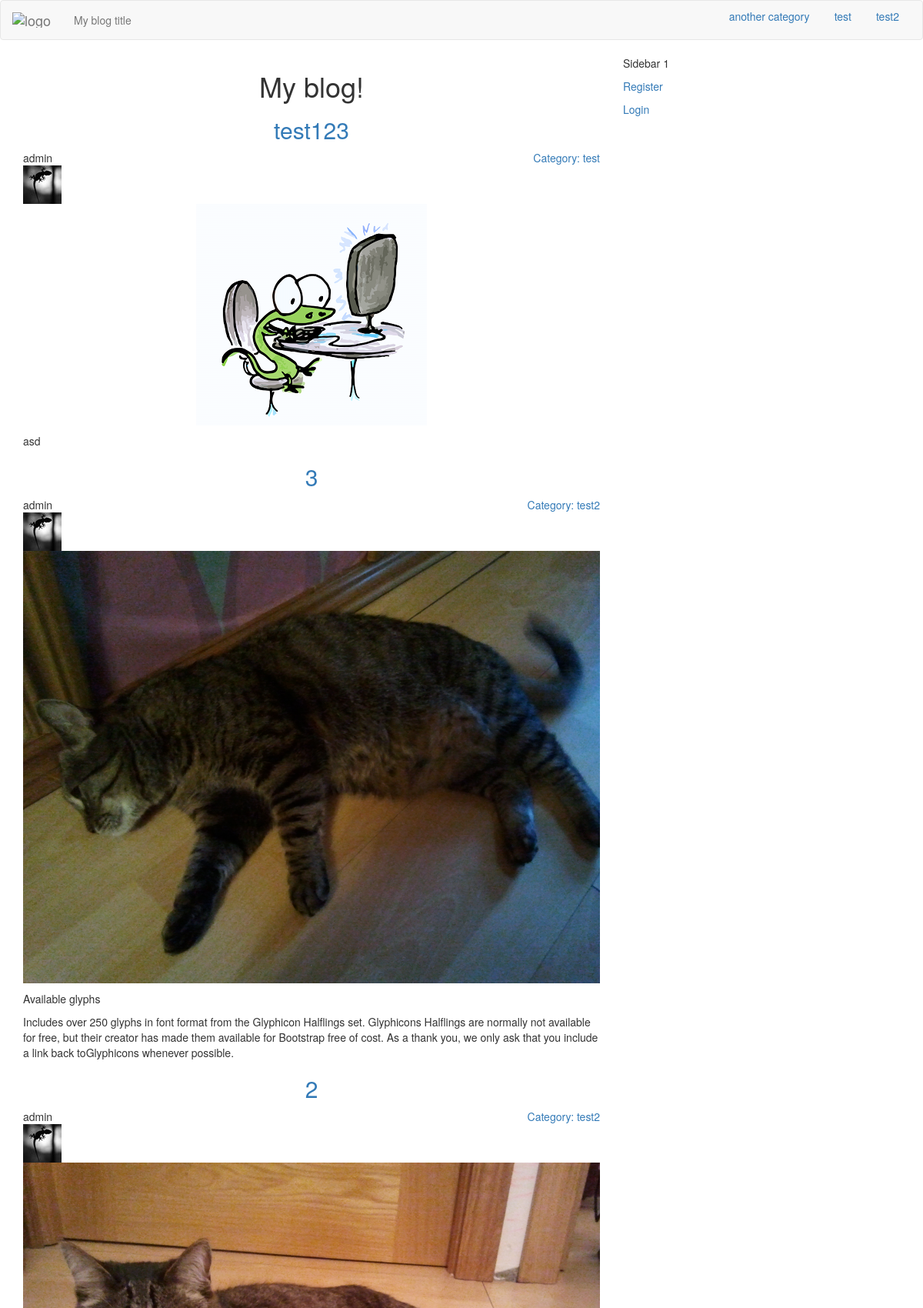
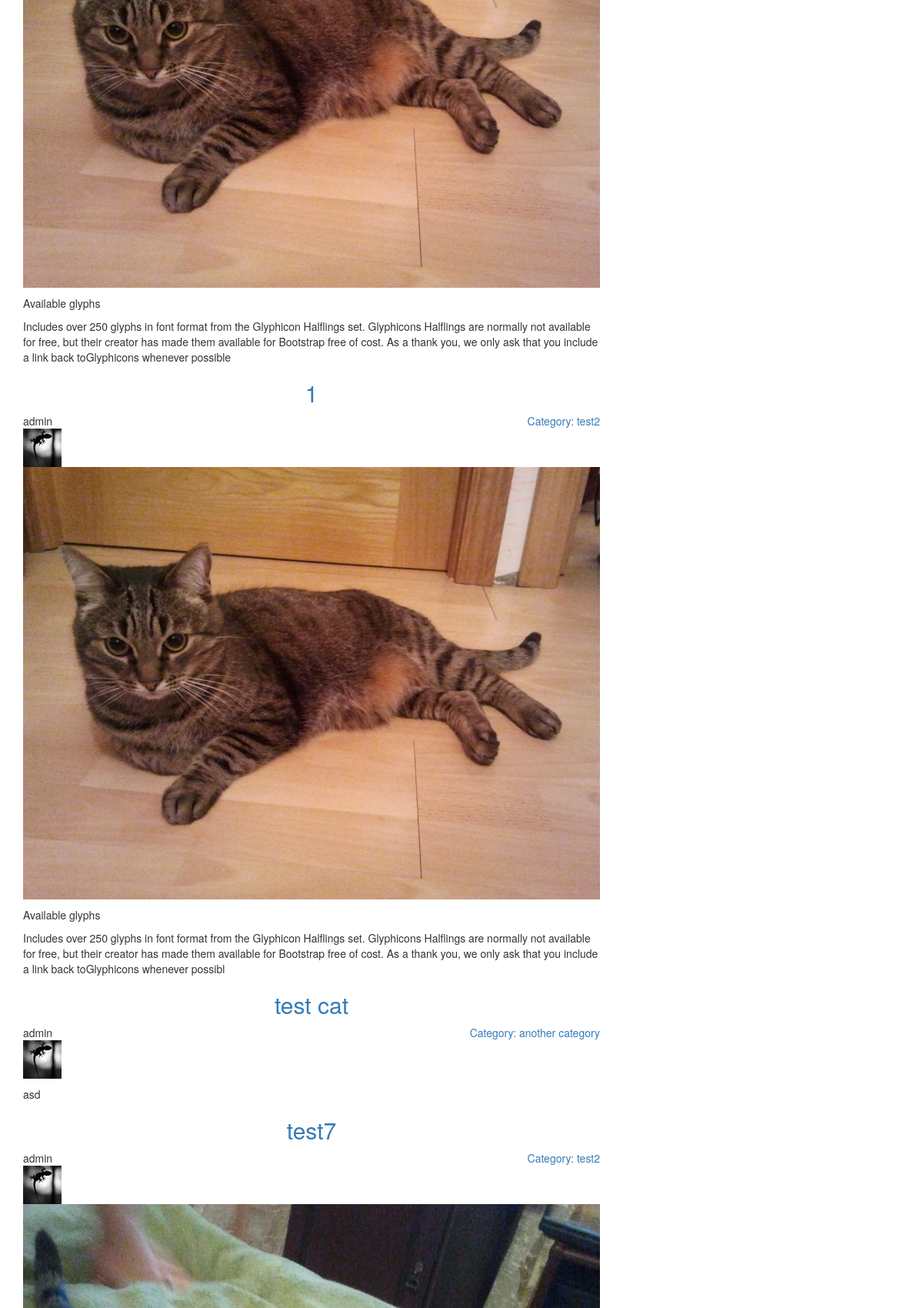
The page / (upper part) on the database its author committed (2 pictures, top to bottom).
### blog/models.py (models this page shows, shortened)
class Category(models.Model):
    index_together = [
    ["id","name", "order"],
    ]
    name = models.CharField(max_length=30, unique=True)
    description = models.TextField(max_length=250)
    slug = models.SlugField("URL",blank=True, max_length=150)
    order = models.SmallIntegerField(blank=True, default=1)
    def __str__(self):
        return self.name

class Post(models.Model):
    index_together = [
    ["title", "description", "post_thumbnail", "author", "category",
     "url", "published", "status"],
    ]
    title = models.CharField(max_length=150)
    description = RichTextField(max_length = 500, config_name = "description",
                                blank=True)
    text = RichTextUploadingField(config_name = "post")
    today = datetime.date.today()
    post_image = models.ImageField(upload_to =
                        str(today.year)+'/'
                        +str(today.month)+'/'+str(today.day)+'/', blank=True)
    post_image.short_description = 'Image'
    post_thumbnail = ImageSpecField(source='post_image',
                                processors=[ResizeToFit(640, 480)],
                                format='JPEG',
                                options={'quality': 85})
    def get_image(self):
        return mark_safe('<img src="%s" class ="img-responsive center-block"/>'\
                         % (self.post_thumbnail.url))
    get_image.short_description = 'Thumbnail'
    created = models.DateTimeField(auto_now_add=True)
    edited = models.DateTimeField(auto_now=True)
    published = models.DateTimeField(default=timezone.now)
    author = models.ForeignKey(settings.AUTH_USER_MODEL,
                               default = 1,
                               on_delete=models.SET_DEFAULT) ###
    category = models.ForeignKey('Category')
    tags = models.ManyToManyField('Tag',
                                        related_name='posts',
                                        related_query_name='post',
                                        blank=True)
    url = models.SlugField(blank=True)
    STATUS = (
                ("D", "Draft"),
                ("P","Published"),
    )
    status = models.CharField(max_length=1, choices=STATUS, default="D")
    ordering = ('-published',)
    def get_absolute_url(self):
        cat_url = slugify(self.category)
        post_url = slugify(self.title)
        return "/%s/%s-%i/" % (cat_url, self.url, self.id)
    def get_category(self):
        return slugify(self.category)

class myUser(AbstractBaseUser):
    index_together = [
    ["id", "username"],
    ]
    username = models.CharField("Username", max_length=30,
                                blank=False,
                                unique=True)
    avatar = ProcessedImageField(upload_to='avatars',
                                 processors=[ResizeToFit(50, 50)],
                                 format='JPEG',
                                 options={'quality': 90}, blank=True)
    email = models.EmailField(unique=True, blank=False)
    is_active = models.BooleanField("Is active", default=True)
    is_it_staff = models.BooleanField("Is stuff", default=False)
    is_it_superuser = models.BooleanField("Is admin", default=False)
    last_login = models.DateTimeField(auto_now=True)
    date_joined = models.DateTimeField(auto_now_add=True)
    REQUIRED_FIELDS = ['email',]
    USERNAME_FIELD = 'username'
    objects = MyUserManager()
    def get_avatar(self):
        return mark_safe('<img src="%s" class ="img-responsive"/>'\
                         % (self.avatar.url))
    get_avatar.short_description = 'Current avatar'
    def __str__(self):
        return self.username.lower()

### blog/views.py (the view)
# urls.py: url(r'^$', views.Index, name='Index'),
def Index(request):
    template = 'list.html'
    page_template = 'list_page.html'
    context = {
        'posts': Post.objects.select_related("author", "category")\
            .filter(status="P").order_by('-published'),
        'page_template': page_template,
        'cat_list': cat_list
    }
    if request.is_ajax():
        template = page_template
    return render(request, template, context )

### templates/list.html (shortened to what this page needs)
{% extends "index.html" %}
{% block title2 %}My blog!{% endblock %}
{% block content %}
{% include page_template %}
{% endblock %}

### templates/index.html (shortened to what this page needs)
{% load staticfiles %}
<!DOCTYPE html>
<html>
<head>
<link rel="stylesheet" href="/static/css/backtotop.css" type="text/css">
<link rel="stylesheet" href="/static/css/bootstrap.min.css" type="text/css" />
<link rel="stylesheet" href="/static/css/custom.css" type="text/css" />
</head>
<body>
  <div class="navbar navbar-default">
    <div class="container-fluid">
      <div class="navbar-header">
        <a class="navbar-brand" href="{{ request.scheme }}://{{ request.get_host }}">
          <img alt="logo" src="#" /></a>
        <p class="navbar-text">
          My blog title
        </p>
      </div>
      <ul class="nav nav-pills pull-right">
        {% for cat in cat_list %}
          {% if category and cat|slugify == category %}
            <li role="presentation" class="active">
            <a href="{{ request.scheme }}://{{ request.get_host }}/{{ cat|slugify }}">
              {{ cat }}</a></li>
          {% else %}
            <li role="presentation">
            <a href="{{ request.scheme }}://{{ request.get_host }}/{{ cat|slugify }}">
              {{ cat }}</a></li>
          {% endif %}
        {% endfor %}
      </ul>
    </div>
  </div>
<div class="container">
<div class="row">
  <div class="col-md-4 pull-right sidebar">
    <div class="sidebar1">
      <p>
        Sidebar 1<br />
      {% if user.is_authenticated %}
        <p><a href="{% url 'dashboard' %}">{{ user.username }}
                              {% if user.avatar %}
                              {{ user.get_avatar}}
                              {% endif %}</a></p>
        <p><a href="{% url 'add_post' %}">Add Post</a></p>
        <p><a href="{% url 'logout' %}">Logout</a></p>
      {% else %}
        <p><a href="{% url 'signup' %}">Register</a></p>
        <p><a href="{% url 'login' %}">Login</a></p>
      {% endif %}
      </p>
    </div>
  </div>
<div class="col-md-8 main">
<h1 class="text-center">{% block title2 %}{% endblock %}</h1>
<div class="content">
  {% block content %}
  {% endblock %}
</div>
</div>
</div>
</div>
</body>
</html>

### templates/list_page.html (shortened to what this page needs)
{% load el_pagination_tags %}
{% autoescape off %}
{% for post in posts %}
  <div class="post">
    <a href="{{ post.get_absolute_url }}"><h2 class="text-center">
      {{ post.title }}</h2></a>
    <div class="post_category pull-right">
      <a href="{{ request.scheme }}://{{ request.get_host }}/{{ post.get_category }}"
        class="post-category">
        Category: {{ post.category }}</a>
    </div>
    <div class="post-author pull-left">
      <div class="author-name">
        {{ post.author }}
      </div>
      <div class="author-avatar">
        {% if post.author.avatar %}
        {{ post.author.get_avatar }}
        {% else %}
        <img src="/static/img/avatar.jpg" class ="img-avatar"/>
        {% endif %}
      </div>
    </div>
    <div class="clearfix">
    </div>
    {% if post.post_image %}
    <div class="post-thumbnail">
        {{ post.get_image }}
    </div>
    {% endif %}
    {% if post.description %}
    <p class="post-description">
      {{ post.description }}
    </p>
    {% endif %}
  </div>
{% empty %}
<div class="post">
    <h3>No posts in this category yet...</h3>
</div>
{% endfor %}
{% endautoescape %}

### rows shown on the page
Category: name "another category"
Category: name "test"
Category: name "test2"
Post: title "test123", category "test", author "admin", author.get_avatar (picture), get_image (picture), description "asd"
Post: title "3", category "test2", author "admin", author.get_avatar (picture), get_image (picture), description "Available glyphs Includes over 250 glyphs in font format from the Glyphicon Halflings set. Glyphicons Halflings are normally not available for free, but their creator has made them available for Bootstrap free of cost. As a thank you, we only ask that you include a link back toGlyphicons whenever possible."
Post: title "2", category "test2", author "admin", author.get_avatar (picture), get_image (picture), description "Available glyphs Includes over 250 glyphs in font format from the Glyphicon Halflings set. Glyphicons Halflings are normally not available for free, but their creator has made them available for Bootstrap free of cost. As a thank you, we only ask that you include a link back toGlyphicons whenever possible"
Post: title "1", category "test2", author "admin", author.get_avatar (picture), get_image (picture), description "Available glyphs Includes over 250 glyphs in font format from the Glyphicon Halflings set. Glyphicons Halflings are normally not available for free, but their creator has made them available for Bootstrap free of cost. As a thank you, we only ask that you include a link back toGlyphicons whenever possibl"
Post: title "test cat", category "another category", author "admin", author.get_avatar (picture), description "asd"
Post: title "test7", category "test2", author "admin", author.get_avatar (picture), get_image (picture)
